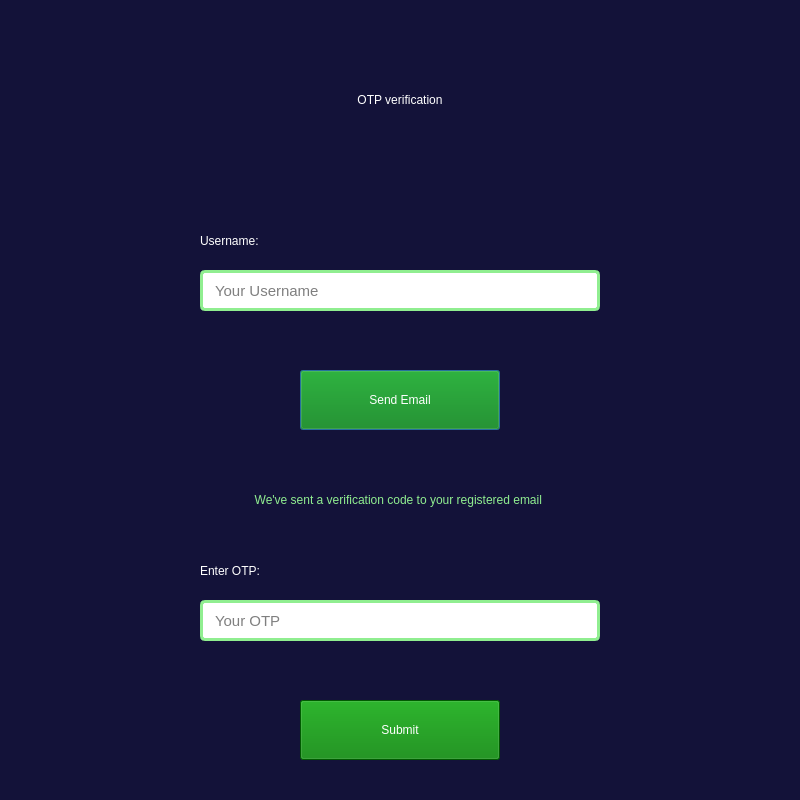
<?xml version="1.0" encoding="UTF-8"?>
<ui version="4.0">
 <class>Dialog</class>
 <widget class="QDialog" name="Dialog">
  <property name="geometry">
   <rect>
    <x>0</x>
    <y>0</y>
    <width>800</width>
    <height>800</height>
   </rect>
  </property>
  <property name="windowTitle">
   <string>Dialog</string>
  </property>
  <property name="styleSheet">
   <string notr="true">background-color:#131239</string>
  </property>
  <widget class="QLineEdit" name="f_username">
   <property name="geometry">
    <rect>
     <x>200</x>
     <y>270</y>
     <width>400</width>
     <height>41</height>
    </rect>
   </property>
   <property name="font">
    <font>
     <pointsize>11</pointsize>
    </font>
   </property>
   <property name="styleSheet">
    <string notr="true">padding:0px 10px 0px 10px;
border-radius:5px;
border:3px solid lightgreen;
background-color:white;</string>
   </property>
   <property name="text">
    <string/>
   </property>
   <property name="placeholderText">
    <string>Your Username</string>
   </property>
  </widget>
  <widget class="QLabel" name="f_uname_label">
   <property name="geometry">
    <rect>
     <x>200</x>
     <y>220</y>
     <width>401</width>
     <height>41</height>
    </rect>
   </property>
   <property name="styleSheet">
    <string notr="true">font: 14pt &quot;Georgia&quot;;
color: white;</string>
   </property>
   <property name="text">
    <string>Username:</string>
   </property>
  </widget>
  <widget class="QPushButton" name="f_sendmail">
   <property name="geometry">
    <rect>
     <x>300</x>
     <y>370</y>
     <width>200</width>
     <height>60</height>
    </rect>
   </property>
   <property name="cursor">
    <cursorShape>PointingHandCursor</cursorShape>
   </property>
   <property name="styleSheet">
    <string notr="true">font: 16pt &quot;Arial Rounded MT Bold&quot;;
padding:15px;
background-color:green;
color:white;</string>
   </property>
   <property name="text">
    <string>Send Email</string>
   </property>
  </widget>
  <widget class="QLabel" name="f_otp_label">
   <property name="geometry">
    <rect>
     <x>200</x>
     <y>550</y>
     <width>401</width>
     <height>41</height>
    </rect>
   </property>
   <property name="styleSheet">
    <string notr="true">font: 14pt &quot;Georgia&quot;;
color: white;</string>
   </property>
   <property name="text">
    <string>Enter OTP:</string>
   </property>
  </widget>
  <widget class="QLineEdit" name="f_otp">
   <property name="geometry">
    <rect>
     <x>200</x>
     <y>600</y>
     <width>400</width>
     <height>41</height>
    </rect>
   </property>
   <property name="font">
    <font>
     <pointsize>11</pointsize>
    </font>
   </property>
   <property name="styleSheet">
    <string notr="true">padding:0px 10px 0px 10px;
border-radius:5px;
border:3px solid lightgreen;
background-color:white;</string>
   </property>
   <property name="text">
    <string/>
   </property>
   <property name="placeholderText">
    <string>Your OTP</string>
   </property>
  </widget>
  <widget class="QPushButton" name="f_submit">
   <property name="geometry">
    <rect>
     <x>300</x>
     <y>700</y>
     <width>200</width>
     <height>60</height>
    </rect>
   </property>
   <property name="cursor">
    <cursorShape>PointingHandCursor</cursorShape>
   </property>
   <property name="styleSheet">
    <string notr="true">font: 16pt &quot;Arial Rounded MT Bold&quot;;
padding:15px;
background-color:green;
color:white;</string>
   </property>
   <property name="text">
    <string>Submit</string>
   </property>
  </widget>
  <widget class="QLabel" name="f_header_label">
   <property name="geometry">
    <rect>
     <x>200</x>
     <y>40</y>
     <width>400</width>
     <height>120</height>
    </rect>
   </property>
   <property name="styleSheet">
    <string notr="true">font: 30pt &quot;Copperplate Gothic Light&quot;;
color:white;
</string>
   </property>
   <property name="text">
    <string>OTP verification</string>
   </property>
   <property name="alignment">
    <set>Qt::AlignCenter</set>
   </property>
   <property name="wordWrap">
    <bool>true</bool>
   </property>
  </widget>
  <widget class="QLabel" name="f_sentmail_label">
   <property name="geometry">
    <rect>
     <x>200</x>
     <y>470</y>
     <width>400</width>
     <height>60</height>
    </rect>
   </property>
   <property name="styleSheet">
    <string notr="true">background-color:transparent;
color:lightgreen;
font: 75 12pt &quot;Courier&quot;;</string>
   </property>
   <property name="text">
    <string>We've sent a verification code to your registered email </string>
   </property>
   <property name="alignment">
    <set>Qt::AlignCenter</set>
   </property>
   <property name="wordWrap">
    <bool>true</bool>
   </property>
  </widget>
  <widget class="QLabel" name="f_response_otp">
   <property name="geometry">
    <rect>
     <x>199</x>
     <y>650</y>
     <width>200</width>
     <height>30</height>
    </rect>
   </property>
   <property name="styleSheet">
    <string notr="true">background-color:transparent;
color:red;
font: 75 12pt &quot;Courier&quot;;</string>
   </property>
   <property name="text">
    <string/>
   </property>
   <property name="alignment">
    <set>Qt::AlignLeading|Qt::AlignLeft|Qt::AlignVCenter</set>
   </property>
   <property name="wordWrap">
    <bool>true</bool>
   </property>
  </widget>
 </widget>
 <resources/>
 <connections/>
</ui>
